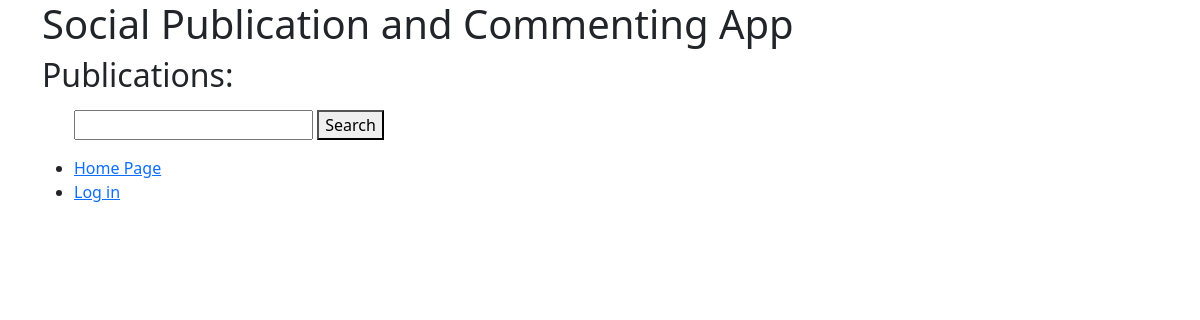
/, run on an earlier commit of the app's database.
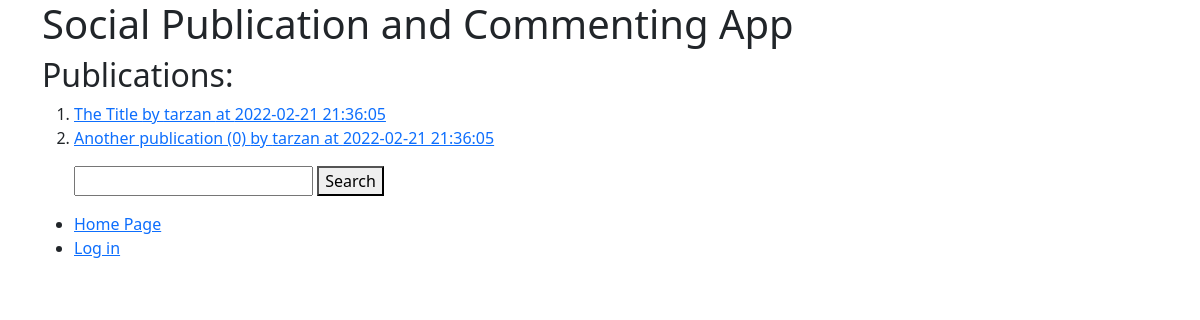
And on a later commit of the database.
### tables this page shows
CREATE TABLE `publication` (
  `publication_id` int(11) NOT NULL,
  `profile_id` int(11) NOT NULL,
  `publication_title` varchar(100) NOT NULL,
  `publication_text` text NOT NULL,
  `timestamp` timestamp NOT NULL DEFAULT current_timestamp() ON UPDATE current_timestamp(),
  `publication_status` tinyint(1) NOT NULL DEFAULT 0 COMMENT '0 is public, 1 is private'
);

CREATE TABLE `user` (
  `user_id` int(11) NOT NULL,
  `username` varchar(50) NOT NULL,
  `password_hash` varchar(63) NOT NULL
);

### app/controllers/Main.php (called while the page is built, shortened)
<?php
        class Main extends \app\core\Controller {
            public function index() {
                $myPublication = new \app\models\Publication();
                $profile_id = (isset($_SESSION['profile_id'])) ? $_SESSION['profile_id'] : false;
                $publications = ($profile_id) ? $myPublication->getAll($profile_id) : $myPublication->getAllPublic();
                $this->view('Main/index', $publications);
            }
        }

### app/core/App.php (called while the page is built, shortened)
<?php
		class App {
			private $method = 'index';
			public function __construct() {
				$url = self::parseUrl();
				$this->controller = new $this->controller;
				$this->params = $url ? array_values($url) : [];
				call_user_func_array([$this->controller, $this->method], $this->params);
			}
		}

### index.php (called while the page is built, shortened)
<?php
    new \app\core\App();

### app/models/Publication.php (called while the page is built, shortened)
<?php
        class Publication extends \app\core\Model {
            public function getAllPublic() {
                $SQL = 'SELECT * FROM publication WHERE publication_status = 0 ORDER BY timestamp ASC';
                $STMT = self::$_connection->prepare($SQL);
                $STMT->execute();
                $STMT->setFetchMode(\PDO::FETCH_CLASS, "app\models\Publication");
                return $STMT->fetchAll();
            }
            public function getProfile($profile_id) {
                $SQL = 'SELECT * FROM profile WHERE profile_id = :profile_id';
                $STMT = self::$_connection->prepare($SQL);
                $STMT->execute(['profile_id'=>$profile_id]);
                $STMT->setFetchMode(\PDO::FETCH_CLASS, "app\models\Profile");
                return $STMT->fetch();
            }
            public function getUser($user_id) {
                $SQL = 'SELECT * FROM user WHERE user_id = :user_id';
                $STMT = self::$_connection->prepare($SQL);
                $STMT->execute(['user_id'=>$user_id]);
                $STMT->setFetchMode(\PDO::FETCH_CLASS, "app\models\User");
                return $STMT->fetch();
            }
            public function getTimestamp($publication_id) {
                $SQL = 'SELECT timestamp FROM publication WHERE publication_id = :publication_id';
                $STMT = self::$_connection->prepare($SQL);
                $STMT->execute(['publication_id'=>$publication_id]);
                return $STMT->fetch()['timestamp'];
            }
        }

### app/core/DBConnection.php (called while the page is built, shortened)
<?php
		class DBConnection {
			static $connection = null;
			private function __construct() {
				if (self::$connection == null) {
					$host = 'localhost';
					$DBname = 'assignment2';
					$user = 'root';
					$password = '';
					self::$connection = new \PDO("mysql:host=$host;dbname=$DBname", $user, $password);
				}
			}
			public static function getInstance() {
				return self::$connection;
			}
		}

### app/views/subviews/publications.php (the view)
<h2>Publications:</h2>
    <ol>
        <?php
            foreach($data as $publication) {
                $profile = $publication->getProfile($publication->profile_id);
                $user = $publication->getUser($profile->user_id);
                $username = $user->username;
                $timestamp = $publication->getTimestamp($publication->publication_id);
                echo "<li><a href = '/Publication/index/$publication->publication_id'>$publication->publication_title by $username at $timestamp</a></li>";
            }
        ?>
    </ol>

What changed in the data, as far as the page shows it:
added publication: publication_title "The Title", user.username "tarzan", timestamp "2022-02-21 21:36:05"
added publication: publication_title "Another publication (0)", user.username "tarzan", timestamp "2022-02-21 21:36:05"
